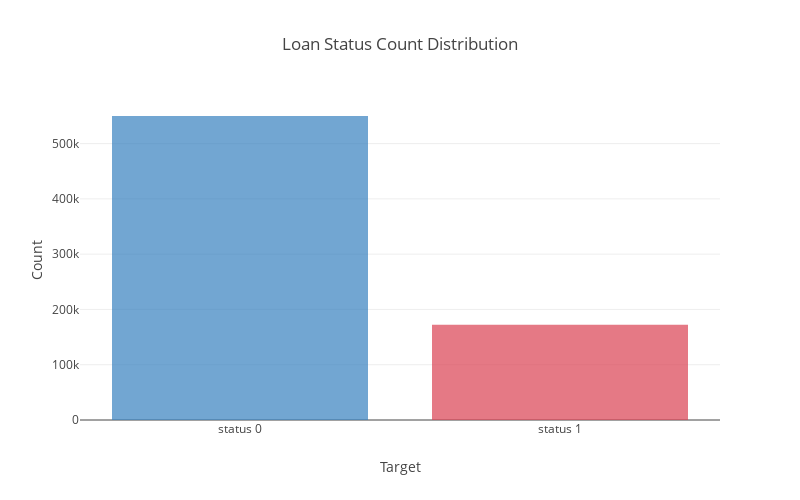

Notebook cell for this chart:
### Code cell
# visualize the target count distribution
data = [go.Bar(x=['status 0', 'status 1'], y=[target0, target1], 
               marker=dict(color=['rgba(55, 128, 191, 0.7)', 'rgba(219, 64, 82, 0.7)']))]
layout = go.Layout(title='Loan Status Count Distribution', xaxis=dict(title='Target'), 
                   yaxis=dict(title='Count'), autosize=False, width=800, height=500)
fig = go.Figure(data=data, layout=layout)
iplot(fig)

### Figure 1 — Plotly figure (JSON) as saved in the notebook; plotly's stock layout.template omitted (floating-point values rounded to 4 significant figures)
{"data": [{"marker": {"color": ["rgba(55, 128, 191, 0.7)", "rgba(219, 64, 82, 0.7)"]}, "type": "bar", "uid": "31064d2e-8f92-11e8-ba4e-88e9fe51b829", "x": ["status 0", "status 1"], "y": [549951, 172191]}], "layout": {"autosize": false, "height": 500, "title": "Loan Status Count Distribution", "width": 800, "xaxis": {"title": "Target"}, "yaxis": {"title": "Count"}}}
